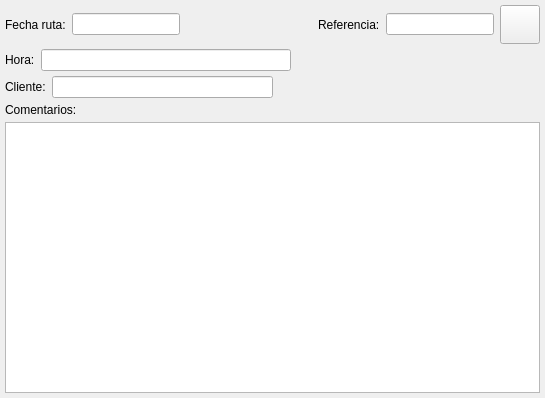
<ui version="4.0" >
 <author>Tomeu Borras</author>
 <comment></comment>
 <exportmacro></exportmacro>
 <class>RutaComercialBase</class>
 <widget class="QWidget" name="RutaComercialBase" >
  <property name="geometry" >
   <rect>
    <x>0</x>
    <width>545</width>
    <height>398</height>
   </rect>
  </property>
  <property name="windowTitle" >
   <string>Ruta comercial</string>
  </property>
  <property name="windowIcon" >
   <iconset resource="../../../bulmages.qrc" >:/Bulmafact48x48/images/png/48x48/i_bulmages_ventas_facturas.48x48.png</iconset>
  </property>
  <layout class="QVBoxLayout" >
   <property name="margin" >
    <number>5</number>
   </property>
   <property name="spacing" >
    <number>5</number>
   </property>
   <item>
    <layout class="QHBoxLayout" >
     <property name="margin" >
      <number>0</number>
     </property>
     <property name="spacing" >
      <number>6</number>
     </property>
     <item>
      <layout class="QHBoxLayout" >
       <property name="margin" >
        <number>0</number>
       </property>
       <property name="spacing" >
        <number>6</number>
       </property>
       <item>
        <widget class="QLabel" name="textLabel1_2_2_3_9" >
         <property name="sizePolicy" >
          <sizepolicy>
           <hsizetype>1</hsizetype>
           <vsizetype>5</vsizetype>
           <horstretch>0</horstretch>
           <verstretch>0</verstretch>
          </sizepolicy>
         </property>
         <property name="text" >
          <string>Fecha ruta:</string>
         </property>
         <property name="buddy" >
          <cstring>mui_fecharutacomercial</cstring>
         </property>
        </widget>
       </item>
       <item>
        <widget class="BusquedaFecha" name="mui_fecharutacomercial" />
       </item>
      </layout>
     </item>
     <item>
      <spacer>
       <property name="orientation" >
        <enum>Qt::Horizontal</enum>
       </property>
       <property name="sizeHint" >
        <size>
         <width>40</width>
         <height>20</height>
        </size>
       </property>
      </spacer>
     </item>
     <item>
      <layout class="QHBoxLayout" >
       <property name="margin" >
        <number>0</number>
       </property>
       <property name="spacing" >
        <number>6</number>
       </property>
       <item>
        <widget class="QLabel" name="textLabel1_2_2_3_3" >
         <property name="sizePolicy" >
          <sizepolicy>
           <hsizetype>1</hsizetype>
           <vsizetype>5</vsizetype>
           <horstretch>0</horstretch>
           <verstretch>0</verstretch>
          </sizepolicy>
         </property>
         <property name="text" >
          <string>Referencia:</string>
         </property>
         <property name="buddy" >
          <cstring>mui_refrutacomercial</cstring>
         </property>
        </widget>
       </item>
       <item>
        <widget class="QLineEdit" name="mui_refrutacomercial" />
       </item>
       <item>
        <widget class="QToolButton" name="mui_informereferencia" >
         <property name="minimumSize" >
          <size>
           <width>32</width>
           <height>32</height>
          </size>
         </property>
         <property name="toolTip" >
          <string>Informe por Referencia</string>
         </property>
         <property name="whatsThis" >
          <string>Informe por Referencia</string>
         </property>
         <property name="text" >
          <string/>
         </property>
         <property name="icon" >
          <iconset resource="../../../bulmages.qrc" >:/Bulmafact48x48/images/png/48x48/i_bulmages_informexreferencia.48x48.png</iconset>
         </property>
         <property name="iconSize" >
          <size>
           <width>32</width>
           <height>32</height>
          </size>
         </property>
        </widget>
       </item>
      </layout>
     </item>
    </layout>
   </item>
   <item>
    <layout class="QHBoxLayout" >
     <property name="margin" >
      <number>0</number>
     </property>
     <property name="spacing" >
      <number>6</number>
     </property>
     <item>
      <widget class="QLabel" name="textLabel1_2_2_3_5" >
       <property name="sizePolicy" >
        <sizepolicy>
         <hsizetype>1</hsizetype>
         <vsizetype>5</vsizetype>
         <horstretch>0</horstretch>
         <verstretch>0</verstretch>
        </sizepolicy>
       </property>
       <property name="text" >
        <string>Hora:</string>
       </property>
       <property name="buddy" >
        <cstring>mui_refrutacomercial</cstring>
       </property>
      </widget>
     </item>
     <item>
      <widget class="QLineEdit" name="mui_horarutacomercial" />
     </item>
     <item>
      <spacer>
       <property name="orientation" >
        <enum>Qt::Horizontal</enum>
       </property>
       <property name="sizeHint" >
        <size>
         <width>40</width>
         <height>20</height>
        </size>
       </property>
      </spacer>
     </item>
    </layout>
   </item>
   <item>
    <layout class="QHBoxLayout" >
     <property name="margin" >
      <number>0</number>
     </property>
     <property name="spacing" >
      <number>6</number>
     </property>
     <item>
      <layout class="QHBoxLayout" >
       <property name="margin" >
        <number>0</number>
       </property>
       <property name="spacing" >
        <number>6</number>
       </property>
       <item>
        <widget class="QLabel" name="textLabel1_2_2_3_10" >
         <property name="sizePolicy" >
          <sizepolicy>
           <hsizetype>1</hsizetype>
           <vsizetype>5</vsizetype>
           <horstretch>0</horstretch>
           <verstretch>0</verstretch>
          </sizepolicy>
         </property>
         <property name="text" >
          <string>Cliente:</string>
         </property>
         <property name="buddy" >
          <cstring>mui_idcliente</cstring>
         </property>
        </widget>
       </item>
       <item>
        <widget class="BusquedaCliente" name="mui_idcliente" />
       </item>
      </layout>
     </item>
     <item>
      <spacer>
       <property name="orientation" >
        <enum>Qt::Horizontal</enum>
       </property>
       <property name="sizeHint" >
        <size>
         <width>40</width>
         <height>20</height>
        </size>
       </property>
      </spacer>
     </item>
    </layout>
   </item>
   <item>
    <layout class="QVBoxLayout" >
     <property name="margin" >
      <number>0</number>
     </property>
     <property name="spacing" >
      <number>5</number>
     </property>
     <item>
      <widget class="QLabel" name="textLabel1_2_2_3_4" >
       <property name="sizePolicy" >
        <sizepolicy>
         <hsizetype>1</hsizetype>
         <vsizetype>5</vsizetype>
         <horstretch>0</horstretch>
         <verstretch>0</verstretch>
        </sizepolicy>
       </property>
       <property name="text" >
        <string>Comentarios:</string>
       </property>
       <property name="buddy" >
        <cstring>mui_comentrutacomercial</cstring>
       </property>
      </widget>
     </item>
     <item>
      <widget class="QTextEdit" name="mui_comentrutacomercial" />
     </item>
    </layout>
   </item>
  </layout>
 </widget>
 <layoutdefault spacing="2" margin="2" />
 <pixmapfunction></pixmapfunction>
 <customwidgets>
  <customwidget>
   <class>BusquedaCliente</class>
   <extends>QLineEdit</extends>
   <header>busquedacliente.h</header>
   <container>0</container>
   <pixmap></pixmap>
  </customwidget>
  <customwidget>
   <class>BusquedaFecha</class>
   <extends>QLineEdit</extends>
   <header>busquedafecha.h</header>
   <container>0</container>
   <pixmap></pixmap>
  </customwidget>
 </customwidgets>
 <resources>
  <include location="../../../bulmages.qrc" />
 </resources>
 <connections/>
</ui>
